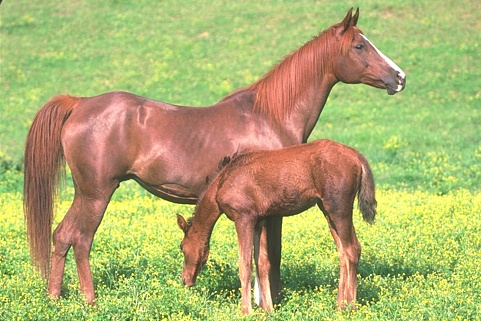
#> input picture scripts/horse.jpg, 481 x 321 px
$ jupyter execute --allow-errors aula14.ipynb
#> lines starting #> are read from the running program, lines starting #| are printed output that depends on the picture
## *Elements of Machine Learning* 2023
### <font size=3 color='gray'>Alan Reyes-Figueroa</font>

[cell 1]
import numpy as np
import matplotlib.pyplot as plt

from scipy.cluster.hierarchy import dendrogram, linkage
from sklearn.cluster import AgglomerativeClustering

from sklearn.datasets import load_iris, make_circles, make_moons, make_blobs

from PIL import Image

## Agrupamiento Jerárquico

### Burbujas

[cell 2]
np.random.seed(2023)

[cell 3]
data, colors = make_blobs(n_samples=250, n_features=2)

[cell 4]
print(data.shape, colors.shape)

[cell 5]
plt.figure()
plt.scatter(data[:,0], data[:,1], c=colors)
plt.show()
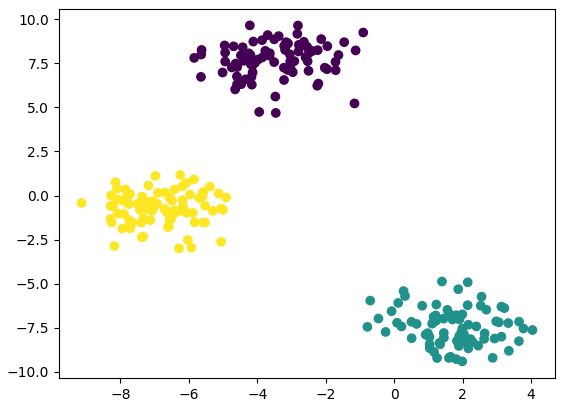
#> figure drawn by matplotlib, 1 panel

[cell 6]
# parámetros

k = 3
dist = 'euclidean'

#> (a cell that did not finish here is left out)

#> (a cell that did not finish here is left out)

#> (a cell that did not finish here is left out)

[cell 10]
link = linkage(data, metric='euclidean', method='weighted', optimal_ordering=True)

[cell 11]
plt.figure(figsize=(10,8))
D = dendrogram(link, color_threshold=0)
plt.show()
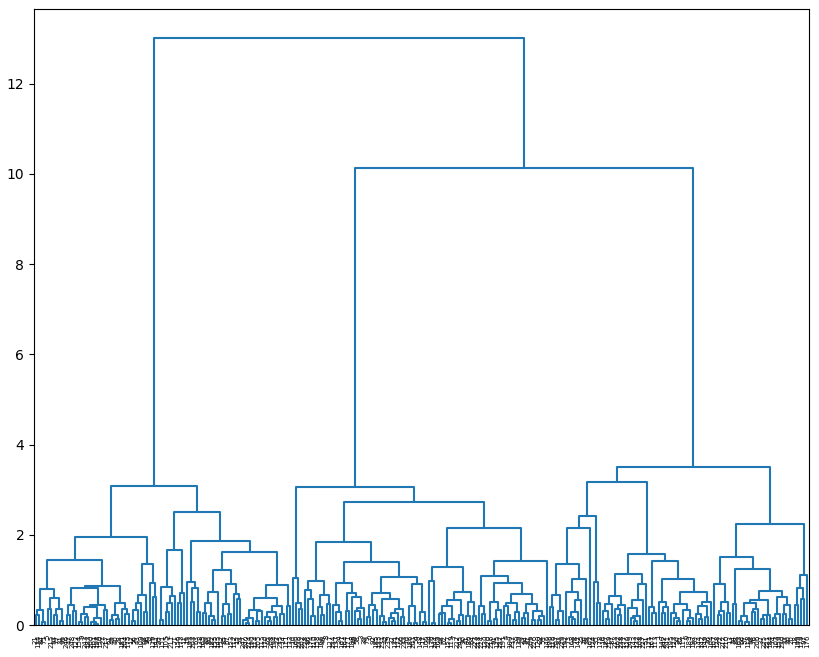
#> figure drawn by matplotlib, 1 panel

[cell 12]
plt.figure(figsize=(10,8))
D = dendrogram(link, color_threshold=3.1)
plt.show()
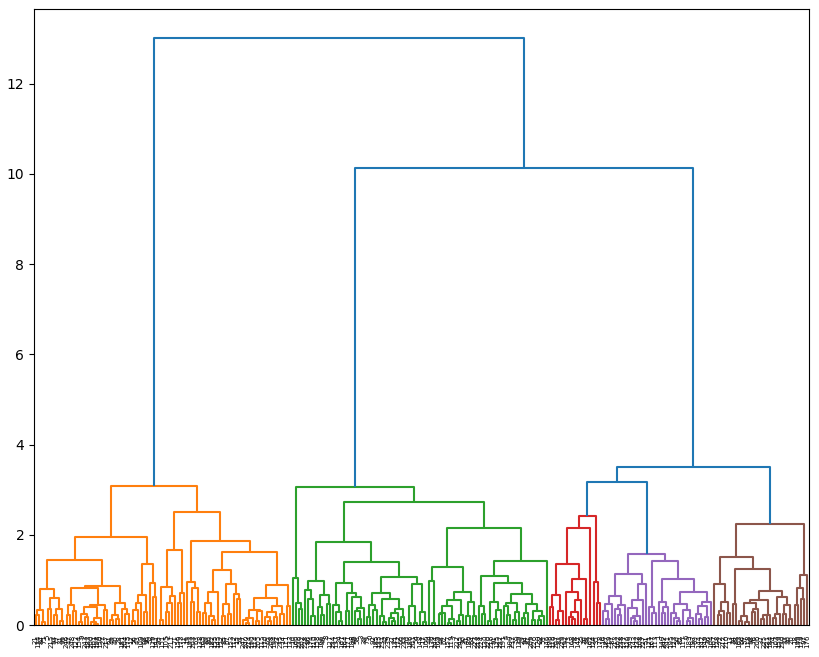
#> figure drawn by matplotlib, 1 panel

[cell 13]
D.keys()

[cell 14]
print(list(D['color_list']))

### Moons

[cell 15]
data, colors = make_moons(n_samples=100, noise=0.1, random_state=2021)

[cell 16]
print(data.shape, colors.shape)

[cell 17]
plt.figure()
plt.scatter(data[:,0], data[:,1], c=colors)
plt.show()
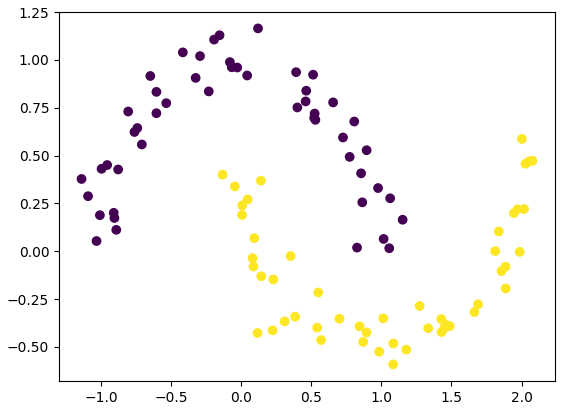
#> figure drawn by matplotlib, 1 panel

[cell 18]
# parámetros

k = 2
dist = 'manhattan'

#> (a cell that did not finish here is left out)

#> (a cell that did not finish here is left out)

[cell 21]
link = linkage(data, metric='euclidean', method='single', optimal_ordering=True)

plt.figure(figsize=(6,4))
D = dendrogram(link, color_threshold=.355)
plt.show()
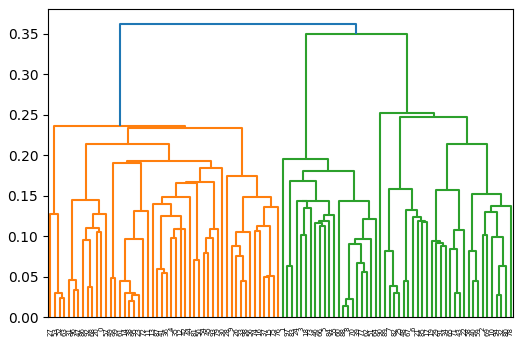
#> figure drawn by matplotlib, 1 panel

### Circles

[cell 22]
data, colors = make_circles(n_samples=200, noise=0.01)

[cell 23]
print(data.shape, colors.shape)

[cell 24]
plt.figure()
plt.scatter(data[:,0], data[:,1], c=colors)
plt.show()
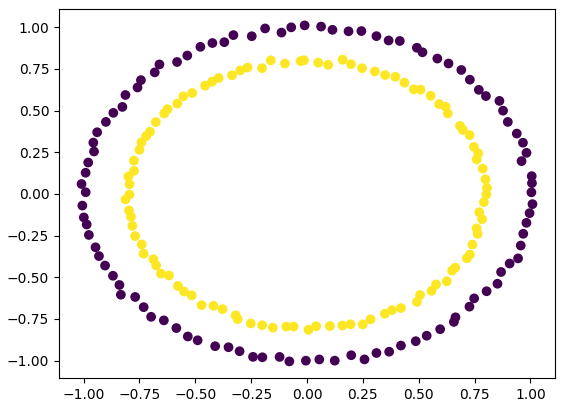
#> figure drawn by matplotlib, 1 panel

[cell 25]
# parámetros

k = 2
#dist = 'jaccard'          # índice de similitud de Jaccard      D = 1 - Indice
dist = 'manhattan'

#> (a cell that did not finish here is left out)

#> (a cell that did not finish here is left out)

### Iris Dataset

[cell 28]
data = load_iris()

[cell 29]
X = data['data']
y = data['target']

[cell 30]
plt.figure()
plt.scatter(X[:,2], X[:,3], c=y)
plt.show()
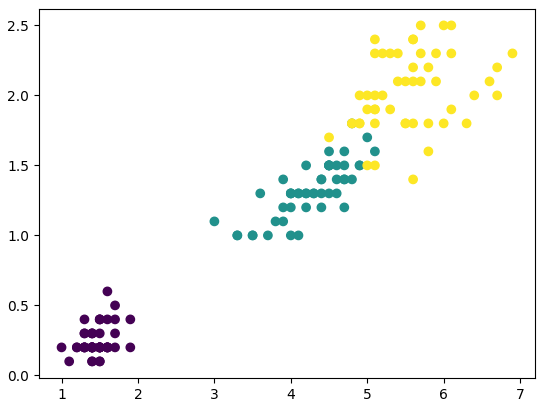
#> figure drawn by matplotlib, 1 panel

[cell 31]
# parámetros

k = 3
dist = 'euclidean'

#> (a cell that did not finish here is left out)

#> (a cell that did not finish here is left out)

## Ejemplo con imagen

[cell 34]
I = plt.imread('horse.jpg')
#> I is the input picture: shape (321, 481, 3); mean R, G, B 174.6, 175.1, 111
I.shape
#> Out = (321, 481, 3)

[cell 35]
I = Image.open('horse.jpg')

[cell 36]
factor = 0.25
J = I.resize((int(I.size[0]*factor), int(I.size[1]*factor)), Image.LANCZOS)
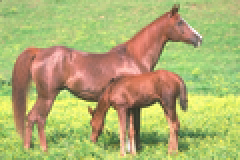
#> J: PIL image 120x80 RGB (shown 2 times larger); mean R, G, B 174.6, 175.1, 111

[cell 37]
JJ = np.array(J)

[cell 38]
JJ.shape
#> Out = (80, 120, 3)

[cell 39]
plt.figure(figsize=(10,4))
plt.subplot(1,2,1)
plt.imshow(I)
plt.subplot(1,2,2)
plt.imshow(JJ)
plt.show()

[cell 40]
JJ

[cell 41]
X = JJ.reshape(-1,3)

[cell 42]
X.shape
#> Out = (9600, 3)

[cell 43]
X[0]
#> Out = [144, 156, 111]

$ run again, with scripts/quetzal.png saved as scripts/horse.jpg
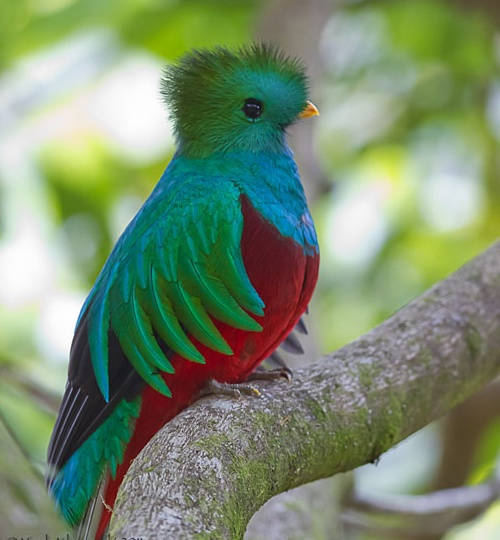
#> input picture scripts/quetzal.png, 500 x 540 px
#> I is the input picture: shape (540, 500, 3); mean R, G, B 121.6, 140.9, 111.6
#> `J = I.resize((int(I.size[0]*factor), int(I.size[1]*factor)), Image.LAN..`:
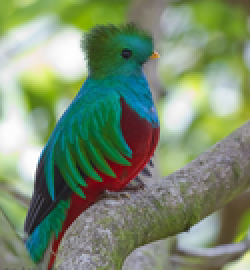
#> J: PIL image 125x135 RGB (shown 2 times larger); mean R, G, B 121.6, 140.9, 111.6
#> `X[0]`: Out = [132, 169, 65]
